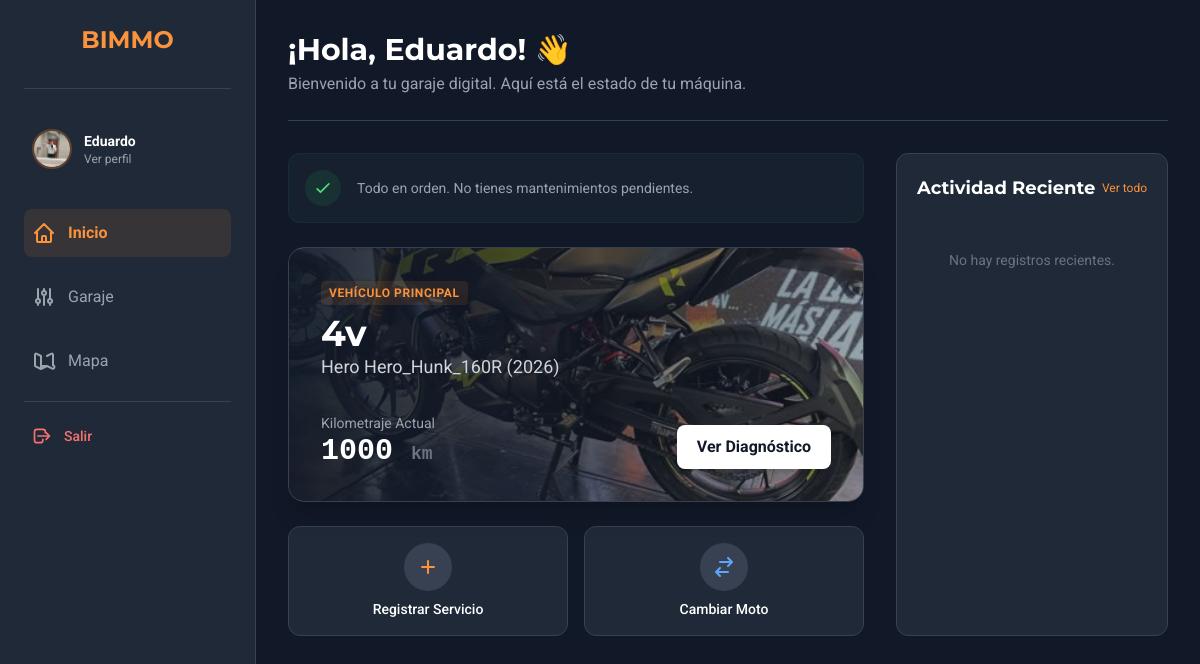
The page / (signed in) on the database as committed earlier.
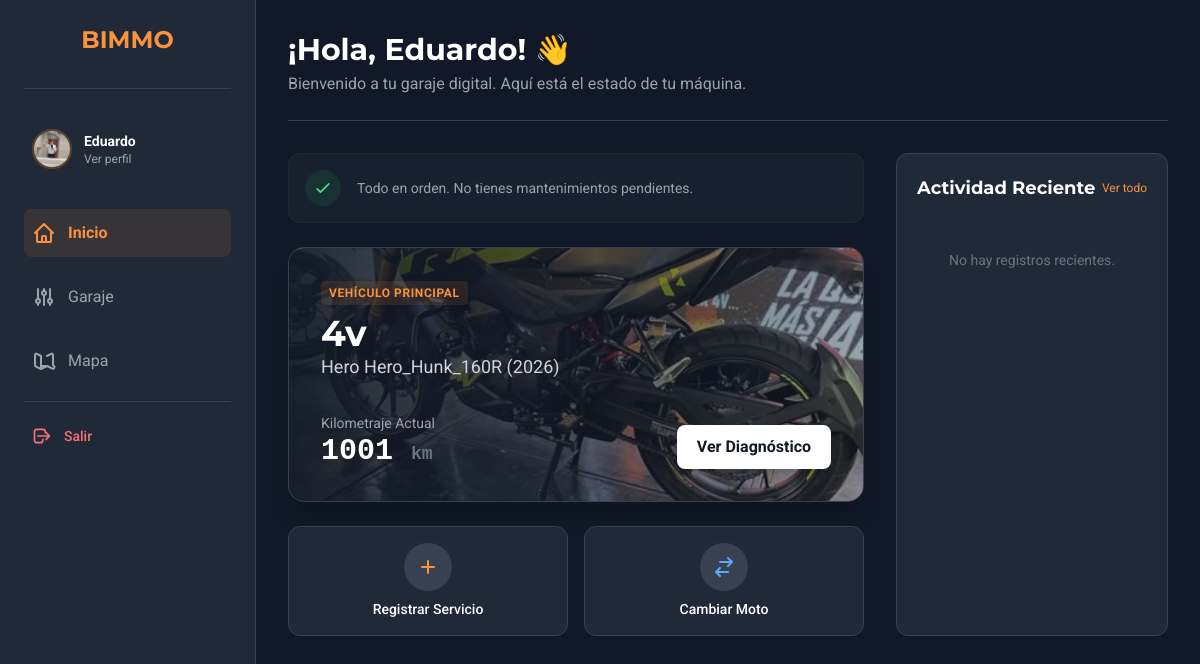
The same page on the database as committed later.
### app/models.py (models this page shows, shortened)
class Motorcycle(models.Model):
    owner = models.ForeignKey(User, on_delete=models.CASCADE, related_name='motorcycles')
    nickname = models.CharField(max_length=100, help_text="Apodo de tu moto (ej. La Furia)")
    make = models.CharField(max_length=100, verbose_name="Marca")
    model = models.CharField(max_length=100, verbose_name="Modelo")
    year = models.IntegerField(verbose_name="Año")
    plate_number = models.CharField(max_length=20, blank=True, null=True, verbose_name="Placa/Matrícula")
    mileage = models.IntegerField(default=0, verbose_name="Kilometraje Actual")
    photo = models.ImageField(upload_to='moto_photos/', default='default_motorcycle_photo.jpg', blank=True)
    is_active = models.BooleanField(default=True, help_text="Desmarcar si vendiste o diste de baja la moto")
    created_at = models.DateTimeField(auto_now_add=True)

### app/views.py (the view)
# urls.py: path('', views.index, name='index'),
def index(request):
    if 'user_id' in request.session:
        user = User.objects.get(id=request.session['user_id'])
        try:
            profile = Profile.objects.get(user=user)
        except Profile.DoesNotExist:
            profile = Profile.objects.create(user=user)
        motorcycles = Motorcycle.objects.filter(owner=user, is_active=True)
        main_moto = None
        selected_moto_id = request.session.get('selected_moto_id')
        if selected_moto_id:
            main_moto = motorcycles.filter(id=selected_moto_id).first()
        if not main_moto:
            main_moto = motorcycles.first()
            if main_moto:
                request.session['selected_moto_id'] = main_moto.id
        maintenance_logs = []
        maintenance_reminders = []
        if main_moto:
            maintenance_logs = MaintenanceLog.objects.filter(motorcycle=main_moto)[:5]
            maintenance_reminders = MaintenanceReminder.objects.filter(motorcycle=main_moto, is_active=True)
        context = {
            'user': user,
            'profile': profile,
            'motorcycles': motorcycles,
            'main_moto': main_moto,
            'maintenance_logs': maintenance_logs,
            'maintenance_reminders': maintenance_reminders,
        }
        return render(request, 'index.html', context)
    return render(request, 'index.html', {})

### app/context_processors.py (called while the page is built)
def user_profile_global(request):
    context = {}
    if 'user_id' in request.session:
        try:
            user = User.objects.get(id=request.session['user_id'])
            context['user_global'] = user
            try:
                context['profile_global'] = Profile.objects.get(user=user)
            except Profile.DoesNotExist:
                context['profile_global'] = None
        except User.DoesNotExist:
            pass
    return context

### app/templates/index.html (shortened to what the changed rows need)
{% extends "base.html" %}
{% block content %}
<div class="p-4 mx-auto max-w-7xl sm:p-6 lg:p-8">
    <div class="pb-6 mb-8 border-b border-gray-700">
        <h2 class="text-3xl font-bold text-white">¡Hola, {{ user.first_name|default:user.username }}! 👋</h2>
    </div>
    {% if main_moto %}
    <div class="grid grid-cols-1 gap-6 lg:grid-cols-3 lg:gap-8">
        <div class="lg:col-span-2 space-y-6">
            {% if maintenance_reminders %}
                {% for reminder in maintenance_reminders %}
                <div class="p-4 bg-gradient-to-r from-orange-900/40 to-gray-800 border border-orange-700/50 rounded-xl flex items-start gap-4 shadow-lg">
                    <div class="p-3 bg-orange-500/20 rounded-lg text-orange-400">
                        <svg class="w-6 h-6" fill="none" stroke="currentColor" viewBox="0 0 24 24"><path stroke-linecap="round" stroke-linejoin="round" stroke-width="2" d="M12 8v4l3 3m6-3a9 9 0 11-18 0 9 9 0 0118 0z"></path></svg>
                    </div>
                    <div>
                        <h4 class="font-bold text-orange-100">Recordatorio: {{ reminder.service_type }}</h4>
                        <div class="text-sm text-gray-400 mt-1">
                            {% if reminder.reminder_type == 'distance' %}
                                {% if main_moto.mileage >= reminder.next_service_at_mileage %}
                                    {% widthratio reminder.next_service_at_mileage 1 -1 as meta_negativa %}
                                    <span class="text-red-500 font-bold bg-red-900/20 px-2 py-0.5 rounded border border-red-500/30">
                                        ¡VENCIDO!
                                    </span>
                                    <span class="text-red-400 block mt-1">
                                        Se pasó hace <b>{{ main_moto.mileage|add:meta_negativa }} km</b>
                                    </span>
                                {% else %}
                                    {% widthratio main_moto.mileage 1 -1 as actual_negativo %}
                                    Programado a los <span class="text-white font-bold">{{ reminder.next_service_at_mileage }} km</span>
                                    <span class="block text-orange-300 mt-0.5">
                                        (Faltan <b>{{ reminder.next_service_at_mileage|add:actual_negativo }} km</b>)
                                    </span>
                                {% endif %}
                            {% else %}
                                <!-- Nota: En Django templates comparar fechas directo es limitado sin filtros custom,
                                     pero podemos usar la fecha actual 'now' -->
                                {% now "Y-m-d" as hoy_str %}
                                {% if reminder.next_service_date|date:"Y-m-d" < hoy_str %}
                                     <span class="text-red-500 font-bold bg-red-900/20 px-2 py-0.5 rounded border border-red-500/30">
                                        ¡VENCIDO!
                                    </span>
                                    <span class="text-red-400 block mt-1">
                                        Era para el {{ reminder.next_service_date }}
                                    </span>
                                {% else %}
                                    Programado para el <span class="text-white font-bold">{{ reminder.next_service_date }}</span>
                                {% endif %}
                            {% endif %}
                        </div>
                    </div>
                </div>
                {% endfor %}
            {% else %}
                <div class="p-4 bg-gray-800/50 border border-green-900/30 rounded-xl flex items-center gap-4">
                    <div class="p-2 bg-green-500/10 rounded-full text-green-400">
                        <svg class="w-5 h-5" fill="none" stroke="currentColor" viewBox="0 0 24 24"><path stroke-linecap="round" stroke-linejoin="round" stroke-width="2" d="M5 13l4 4L19 7"></path></svg>
                    </div>
                    <p class="text-sm text-gray-400">Todo en orden. No tienes mantenimientos pendientes.</p>
                </div>
            {% endif %}
            <div class="relative overflow-hidden bg-gray-800 rounded-2xl shadow-xl border border-gray-700 group">
                <div class="absolute inset-0 bg-gradient-to-r from-gray-900/90 via-gray-900/40 to-transparent z-10 pointer-events-none"></div>
                {% if main_moto.photo %}
                    <img src="{{ main_moto.photo.url }}" alt="{{ main_moto.model }}" class="absolute inset-0 w-full h-full object-cover opacity-60 group-hover:scale-105 transition-transform duration-700">
                {% else %}
                    <img src="https://placehold.co/800x400/111827/4b5563?text=Moto" class="absolute inset-0 w-full h-full object-cover opacity-50">
                {% endif %}
                <div class="relative z-20 p-6 sm:p-8">
                    <div class="flex justify-between items-start">
                        <div>
                            <span class="inline-block px-2 py-1 mb-2 text-xs font-bold text-orange-400 bg-orange-400/10 rounded uppercase tracking-wider">Vehículo Principal</span>
                            <h3 class="text-3xl sm:text-4xl font-bold text-white">{{ main_moto.nickname|default:main_moto.model }}</h3>
                            <p class="text-gray-300 text-lg">{{ main_moto.make }} {{ main_moto.model }} ({{ main_moto.year }})</p>
                        </div>
                    </div>
                    <div class="mt-8 flex items-end justify-between">
                        <div>
                            <p class="text-sm text-gray-400">Kilometraje Actual</p>
                            <p class="text-3xl font-bold text-white font-mono">{{ main_moto.mileage }} <span class="text-lg text-gray-500">km</span></p>
                        </div>
                        <a href="{% url 'motodetails' moto_id=main_moto.id %}" class="px-5 py-2.5 bg-white text-gray-900 font-bold rounded-lg hover:bg-gray-200 transition-colors shadow-lg">
                            Ver Diagnóstico
                        </a>
                    </div>
                </div>
            </div>
            <div class="grid grid-cols-2 gap-4">
                <a href="{% url 'maintenance_add' moto_id=main_moto.id %}" class="flex flex-col items-center justify-center p-4 bg-gray-800 border border-gray-700 rounded-xl hover:bg-gray-700 hover:border-orange-500/50 transition-all group">
                    <div class="p-3 bg-gray-700 rounded-full text-orange-400 group-hover:bg-orange-500 group-hover:text-white transition-colors mb-2">
                        <svg class="w-6 h-6" fill="none" stroke="currentColor" viewBox="0 0 24 24"><path stroke-linecap="round" stroke-linejoin="round" stroke-width="2" d="M12 6v6m0 0v6m0-6h6m-6 0H6"></path></svg>
                    </div>
                    <span class="font-medium text-sm">Registrar Servicio</span>
                </a>
                <button id="open-switch-modal" class="flex flex-col items-center justify-center p-4 bg-gray-800 border border-gray-700 rounded-xl hover:bg-gray-700 hover:border-blue-500/50 transition-all group">
                    <div class="p-3 bg-gray-700 rounded-full text-blue-400 group-hover:bg-blue-500 group-hover:text-white transition-colors mb-2">
                        <svg class="w-6 h-6" fill="none" stroke="currentColor" viewBox="0 0 24 24"><path stroke-linecap="round" stroke-linejoin="round" stroke-width="2" d="M8 7h12m0 0l-4-4m4 4l-4 4m0 6H4m0 0l4 4m-4-4l4-4"></path></svg>
                    </div>
                    <span class="font-medium text-sm">Cambiar Moto</span>
                </button>
            </div>
        </div>
        <div class="space-y-6">
            <div class="bg-gray-800 rounded-xl border border-gray-700 p-5 h-full">
                <div class="flex items-center justify-between mb-4">
                    <h3 class="text-lg font-bold text-white">Actividad Reciente</h3>
                    <a href="{% url 'motodetails' moto_id=main_moto.id %}" class="text-xs text-orange-400 hover:underline">Ver todo</a>
                </div>
                {% if maintenance_logs %}
                <div class="flow-root">
                    <ul role="list" class="-my-4 divide-y divide-gray-700">
                        {% for log in maintenance_logs %}
                        <li class="py-4">
                            <div class="flex items-center space-x-4">
                                <div class="flex-shrink-0">
                                    <span class="inline-flex items-center justify-center h-8 w-8 rounded-full bg-gray-700">
                                        <span class="text-xs font-medium leading-none text-white">{{ log.service_type|slice:":2"|upper }}</span>
                                    </span>
                                </div>
                                <div class="flex-1 min-w-0">
                                    <p class="text-sm font-medium text-white truncate">
                                        {{ log.get_service_type_display }}
                                    </p>
                                    <p class="text-xs text-gray-400">
                                        {{ log.date|date:"d M, Y" }}
                                    </p>
                                </div>
                                <div class="inline-flex items-center text-xs font-semibold text-gray-500">
                                    {{ log.mileage_at_service }} km
                                </div>
                            </div>
                        </li>
                        {% endfor %}
                    </ul>
                </div>
                {% else %}
                    <div class="text-center py-8">
                        <p class="text-gray-500 text-sm">No hay registros recientes.</p>
                    </div>
                {% endif %}
            </div>
        </div>
    </div>
    {% endif %}
</div>
{% endblock %}

Rows that differ between the two databases and show on the page:
changed Motorcycle "Hero": mileage "1000" → "1001"
